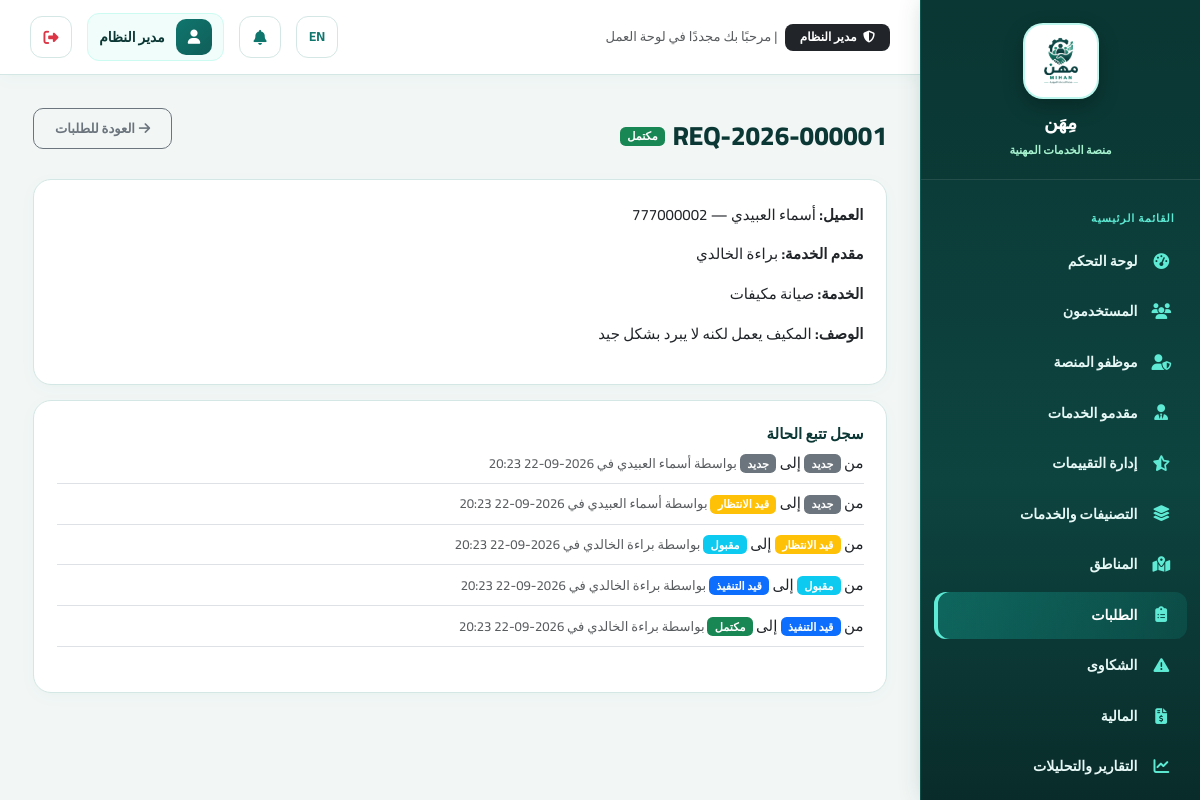
/admin/requests/1 (signed in), run on the app's committed database.
### tables this page shows
CREATE TABLE `system_settings` (
  `id` int(11) NOT NULL,
  `key` varchar(100) NOT NULL,
  `value` text DEFAULT NULL,
  `updated_at` datetime DEFAULT current_timestamp() ON UPDATE current_timestamp()
);

CREATE TABLE `users` (
  `id` int(11) NOT NULL,
  `name` varchar(150) NOT NULL,
  `email` varchar(150) NOT NULL,
  `phone` varchar(20) DEFAULT NULL,
  `password_hash` varchar(255) NOT NULL,
  `role` enum('customer','provider','employee','admin') NOT NULL DEFAULT 'customer',
  `profile_photo` varchar(255) DEFAULT NULL,
  `is_active` tinyint(1) NOT NULL DEFAULT 1,
  `is_verified_email` tinyint(1) NOT NULL DEFAULT 0,
  `created_at` datetime DEFAULT current_timestamp(),
  `updated_at` datetime DEFAULT current_timestamp() ON UPDATE current_timestamp()
);

CREATE TABLE `service_requests` (
  `id` int(11) NOT NULL,
  `request_number` varchar(30) NOT NULL,
  `customer_id` int(11) NOT NULL,
  `provider_id` int(11) DEFAULT NULL,
  `service_id` int(11) NOT NULL,
  `location_id` int(11) DEFAULT NULL,
  `description` text DEFAULT NULL,
  `preferred_date` date DEFAULT NULL,
  `preferred_time` time DEFAULT NULL,
  `budget` decimal(10,2) DEFAULT NULL,
  `final_price` decimal(10,2) DEFAULT NULL,
  `notes` text DEFAULT NULL,
  `status` enum('new','pending','accepted','in_progress','completed','cancelled','rejected') NOT NULL DEFAULT 'new',
  `created_at` datetime DEFAULT current_timestamp(),
  `updated_at` datetime DEFAULT current_timestamp() ON UPDATE current_timestamp()
);

CREATE TABLE `services` (
  `id` int(11) NOT NULL,
  `category_id` int(11) NOT NULL,
  `name_ar` varchar(150) NOT NULL,
  `name_en` varchar(150) DEFAULT NULL,
  `description` text DEFAULT NULL,
  `is_active` tinyint(1) NOT NULL DEFAULT 1
);

CREATE TABLE `request_status_history` (
  `id` int(11) NOT NULL,
  `request_id` int(11) NOT NULL,
  `changed_by` int(11) DEFAULT NULL,
  `old_status` varchar(20) DEFAULT NULL,
  `new_status` varchar(20) NOT NULL,
  `changed_at` datetime DEFAULT current_timestamp()
);

### app/views/admin/request_details.php (the view, shortened to what the rows shown need)
<div class="d-flex justify-content-between align-items-center mb-3">
  <div class="d-flex align-items-center gap-2">
    <h3 class="mb-0"><?= e($request['request_number']) ?></h3>
    <?= statusBadge($request['status']) ?>
  </div>
</div>
<div class="card p-4 mb-3">
<p><strong>العميل:</strong> <?= e($request['customer_name']) ?> — <?= e($request['customer_phone']) ?></p>
<p><strong>مقدم الخدمة:</strong> <?= e($request['provider_name'] ?? '-') ?></p>
<p><strong>الخدمة:</strong> <?= e(localized($request['service_name_ar'], $request['service_name_en'] ?? null)) ?></p>
<p><strong>الوصف:</strong> <?= e($request['description']) ?></p>
</div>
<div class="card p-4">
<h6>سجل تتبع الحالة</h6>
<ul class="list-unstyled">
<?php foreach ($history as $h): ?>
<li class="mb-2 border-bottom pb-2">
من <?= statusBadge($h['old_status'] ?? 'new') ?> إلى <?= statusBadge($h['new_status']) ?>
<span class="text-muted small"> بواسطة <?= e($h['changed_by_name'] ?? 'النظام') ?> في <?= formatDate($h['changed_at']) ?></span>
</li>
<?php endforeach; ?>
</ul>
</div>

### app/helpers/helpers.php (shortened to what the rows shown need)
<?php
function currentLang(): string
{
    $default = function_exists('setting') ? (string)setting('default_language', 'ar') : 'ar';
    return Session::get('lang', $default);
}
function __(string $key): string
{
    static $translations = null;
    if ($translations === null) {
        $lang = currentLang();
        $file = __DIR__ . "/../../lang/{$lang}.php";
        $translations = file_exists($file) ? require $file : [];
    }
    return $translations[$key] ?? $key;
}
function localized(?string $ar, ?string $en = null): string
{
    return $ar ?? '';
}
function langUrl(string $lang): string
{
    $path = parse_url($_SERVER['REQUEST_URI'] ?? '/', PHP_URL_PATH) ?: '/';
    $query = $_GET;
    $query['lang'] = $lang;
    return $path . '?' . http_build_query($query);
}
function e(?string $value): string
{
    return htmlspecialchars($value ?? '', ENT_QUOTES, 'UTF-8');
}
function asset(string $path): string
{
    $cleanPath = ltrim($path, '/');
    $realFile = dirname(__DIR__, 2) . '/public/assets/' . $cleanPath;
    $v = file_exists($realFile) ? filemtime($realFile) : time();
    return BASE_PATH . '/public/assets/' . $cleanPath . '?v=' . $v;
}
function url(string $path = ''): string
{
    return BASE_PATH . '/' . ltrim($path, '/');
}
function formatDate(?string $date): string
{
    return date('Y-m-d H:i', strtotime($date));
}
function statusBadge(string $status): string
{
    $map = [
        'new' => 'secondary', 'pending' => 'warning', 'accepted' => 'info',
        'in_progress' => 'primary', 'completed' => 'success',
        'cancelled' => 'dark', 'rejected' => 'danger',
        'open' => 'warning', 'in_review' => 'info', 'resolved' => 'success', 'closed' => 'secondary',
        'unpaid' => 'danger', 'paid' => 'success', 'refunded' => 'secondary',
    ];
    $color = $map[$status] ?? 'secondary';
    $labels = [
        'new' => ['جديد', 'New'], 'pending' => ['قيد الانتظار', 'Pending'], 'accepted' => ['مقبول', 'Accepted'],
        'in_progress' => ['قيد التنفيذ', 'In Progress'], 'completed' => ['مكتمل', 'Completed'], 'cancelled' => ['ملغى', 'Cancelled'],
        'rejected' => ['مرفوض', 'Rejected'], 'open' => ['مفتوح', 'Open'], 'in_review' => ['قيد المراجعة', 'In Review'],
        'resolved' => ['تم الحل', 'Resolved'], 'closed' => ['مغلق', 'Closed'], 'unpaid' => ['غير مدفوع', 'Unpaid'],
        'paid' => ['مدفوع', 'Paid'], 'refunded' => ['مسترد', 'Refunded'],
    ];
    $label = $labels[$status] ?? [ucfirst(str_replace('_', ' ', $status)), ucfirst(str_replace('_', ' ', $status))];
    return "<span class=\"badge bg-$color\">" . e($label[currentLang() === 'en' ? 1 : 0]) . "</span>";
}
function setting(string $key, $default = null)
{
    static $cache = null;
    if ($cache === null) {
        $cache = [];
        try {
            require_once __DIR__ . '/../models/SystemSetting.php';
            $cache = (new SystemSetting())->allKeyed();
        } catch (Throwable $e) {
            $cache = [];
        }
    }
    return array_key_exists($key, $cache) ? $cache[$key] : $default;
}
function renderBackButton(?string $url = null, ?string $text = null, ?string $icon = null, ?string $class = null): void
{
    include __DIR__ . '/../views/partials/back_button.php';
}

### app/core/Router.php (shortened to what the rows shown need)
<?php
class Router
{
    private array $routes = [];
    private function add(string $method, string $path, string $handler): void
    {
        $this->routes[] = compact('method', 'path', 'handler');
    }
    public function dispatch(string $method, string $uri): void
    {
        $uri = strtok($uri, '?');
        $base = BASE_PATH;
        if ($base !== '' && strpos($uri, $base) === 0) {
            $uri = substr($uri, strlen($base));
        }
        $uri = rtrim($uri, '/');
        foreach ($this->routes as $route) {
            if ($route['method'] !== $method) continue;
            $pattern = preg_replace('#\{[a-zA-Z_]+\}#', '([^/]+)', $route['path']);
            $pattern = '#^' . $pattern . '$#u';
            if (preg_match($pattern, $uri, $matches)) {
                array_shift($matches);
                [$controllerName, $methodName] = explode('@', $route['handler']);
                $controller = new $controllerName();
                call_user_func_array([$controller, $methodName], $matches);
                return;
            }
        }
    }
}

### app/views/partials/sidebar.php (shortened to what the rows shown need)
<?php
$role=Auth::role(); $current=parse_url($_SERVER['REQUEST_URI']??'',PHP_URL_PATH) ?: '/';
$links=[];
if($role==='customer') $links=[['fa-gauge-high',__('dashboard'),'/customer/dashboard'],['fa-list-check',__('my_requests'),'/customer/requests'],['fa-file-invoice-dollar','المالية والفواتير','/customer/finance'],['fa-plus-circle',__('new_request'),'/customer/requests/create'],['fa-comment-dots',__('smart_assistant'),'/customer/ai/assistant'],['fa-user-gear',__('search'),'/providers'],['fa-triangle-exclamation',__('complaints'),'/customer/complaints'],['fa-user',__('profile'),'/customer/profile']];
elseif($role==='provider') $links=[['fa-gauge-high',__('dashboard'),'/provider/dashboard'],['fa-inbox',__('incoming_requests'),'/provider/requests'],['fa-wallet','المالية والمدفوعات','/provider/finance'],['fa-star',__('reviews'),'/provider/reviews'],['fa-id-card',__('professional_profile'),'/provider/profile']];
elseif($role==='admin') $links=[['fa-gauge-high',__('dashboard'),'/admin/dashboard'],['fa-users',__('users'),'/admin/users'],['fa-user-shield','موظفو المنصة','/admin/employees'],['fa-user-tie',__('providers'),'/admin/providers'],['fa-star-half-stroke',__('review_management'),'/admin/reviews'],['fa-layer-group',__('categories_services'),'/admin/categories'],['fa-map-location-dot',__('locations'),'/admin/locations'],['fa-clipboard-list',__('requests'),'/admin/requests'],['fa-triangle-exclamation',__('complaints'),'/admin/complaints'],['fa-file-invoice-dollar',__('finance'),'/admin/finance'],['fa-chart-line',__('reports_analytics'),'/admin/reports'],['fa-bell',__('notifications'),'/admin/notifications'],['fa-brain',__('ai'),'/admin/ai'],['fa-chalkboard-teacher','ماهر AI','/admin/mahir'],['fa-gear',__('settings'),'/admin/settings']];
?>
<aside class="dash-sidebar">
 <div class="sidebar-brand"><a href="<?= url('/') ?>" class="sidebar-brand-link"><img class="sidebar-logo" src="<?= asset('images/logo-mihan-original.png') ?>" alt="<?= e(__('app_name')) ?>"><span class="sidebar-brand-text"><?= e(setting('site_name', __('app_name'))) ?><small><?= __('professional_services_platform') ?></small></span></a></div>
 <ul class="sidebar-nav"><li class="sidebar-section"><?= __('main_menu') ?></li>
 <?php foreach($links as $link): $active=str_starts_with($current,rtrim(BASE_PATH.$link[2],'/')); ?><li><a class="<?= $active?'active':'' ?>" href="<?= url($link[2]) ?>"><i class="fa-solid <?= $link[0] ?>"></i><span><?= e($link[1]) ?></span></a></li><?php endforeach; ?>
 </ul>
</aside>

### app/views/partials/topbar.php (shortened to what the rows shown need)
<?php
$userRole = Auth::role();
$roleBadge = [
    'admin' => ['label' => 'مدير النظام', 'color' => 'bg-dark text-white'],
    'employee' => ['label' => 'موظف المنصة', 'color' => 'bg-primary text-white'],
    'provider' => ['label' => 'مقدم خدمة', 'color' => 'bg-info text-dark'],
    'customer' => ['label' => 'عميل مستفيد', 'color' => 'bg-success text-white'],
][$userRole] ?? ['label' => $userRole, 'color' => 'bg-secondary text-white'];
?>
<header class="dash-topbar">
  <div class="d-none d-md-flex align-items-center gap-2">
    <span class="badge <?= $roleBadge['color'] ?> px-3 py-2 fw-bold" style="font-size: 0.8rem; border-radius: 8px;">
      <i class="fa-solid fa-shield-halved me-1"></i> <?= $roleBadge['label'] ?>
    </span>
    <span class="text-muted small">| مرحبًا بك مجددًا في لوحة العمل</span>
  </div>
  <div class="ms-auto d-flex align-items-center gap-2 gap-md-3">
    <a href="<?= e(langUrl(currentLang() === 'ar' ? 'en' : 'ar')) ?>" class="icon-btn" title="تبديل اللغة">
      <span class="fw-bold small"><?= currentLang() === 'ar' ? 'EN' : 'ع' ?></span>
    </a>
    <a href="<?= url(Auth::role() . '/notifications') ?>" class="icon-btn position-relative" title="الإشعارات والتنبيهات">
      <i class="fa-solid fa-bell"></i>
    </a>
    <div class="dash-user">
      <span class="dash-user-avatar">
        <i class="fa-solid fa-user"></i>
      </span>
      <span class="dash-user-name fw-bold"><?= e(Auth::name()) ?></span>
    </div>
    <form method="POST" action="<?= url('/logout') ?>" class="d-inline">
      <button type="submit" class="icon-btn text-danger" title="<?= e(__('logout')) ?>">
        <i class="fa-solid fa-right-from-bracket"></i>
      </button>
    </form>
  </div>
</header>

### data on the page
system_settings: value "مِهَن"
users: role "مدير النظام", name "مدير النظام"
service_requests: request_number "REQ-2026-000001", status "مكتمل", customer.name "أسماء العبيدي", customer.phone "777000002", users.name "براءة الخالدي", service.name_ar "صيانة مكيفات", description "المكيف يعمل لكنه لا يبرد بشكل جيد"
request_status_history: changed_by.name "أسماء العبيدي", changed_at "2026-09-22 20:23"
request_status_history: old_status "جديد قيد الانتظار", changed_by.name "أسماء العبيدي", changed_at "2026-09-22 20:23"
request_status_history: old_status "قيد الانتظار مقبول", changed_by.name "براءة الخالدي", changed_at "2026-09-22 20:23"
request_status_history: old_status "مقبول قيد التنفيذ", changed_by.name "براءة الخالدي", changed_at "2026-09-22 20:23"
request_status_history: old_status "قيد التنفيذ مكتمل", changed_by.name "براءة الخالدي", changed_at "2026-09-22 20:23"

### other printed values
$link[1] "لوحة التحكم"
$link[1] "المستخدمون"
$link[1] "موظفو المنصة"
$link[1] "مقدمو الخدمات"
$link[1] "إدارة التقييمات"
$link[1] "التصنيفات والخدمات"
$link[1] "المناطق"
$link[1] "الطلبات"
$link[1] "الشكاوى"
$link[1] "المالية"
$link[1] "التقارير والتحليلات"
